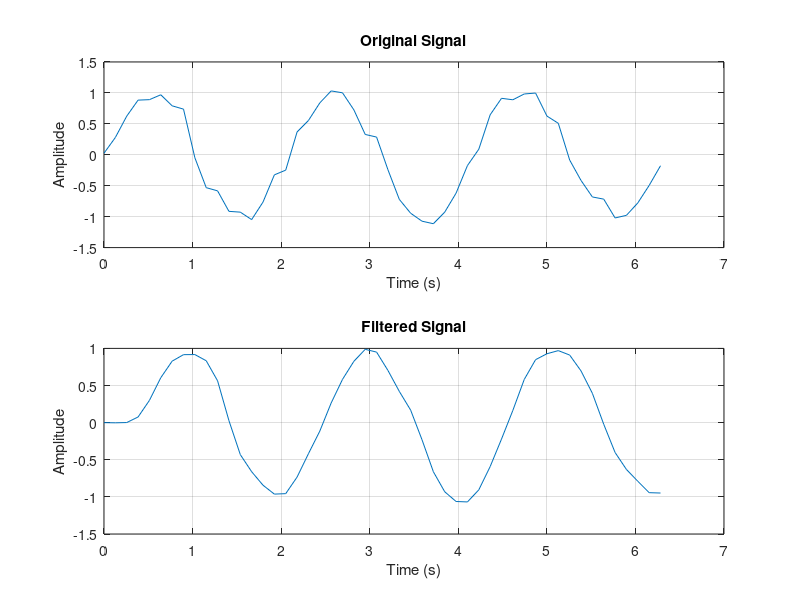

MATLAB code for this plot:
% 生成测试信号
t = linspace(0, 2*pi, 50); % 时间范围为[0, 2π]，共计算50个点
x = sin(3*t) + 0.1*randn(size(t)); % 添加高斯白噪声
 
% 设置滤波参数
fc = 4; % 截止频率为4Hz
fs = 1/min(diff(t)); % 取样频率
order = 6; % 滤波器阶数
 
% 创建低通滤波器
b = fir1(order, 0.5, 'low');
a = [1];
filtered_signal = filter(b, a, x);
 
% 显示原始信号与滤波后的结果
figure;
subplot(2,1,1);
plot(t, x);
title('Original Signal');
xlabel('Time (s)');
ylabel('Amplitude');
grid on;
 
subplot(2,1,2);
plot(t, filtered_signal);
title('Filtered Signal');
xlabel('Time (s)');
ylabel('Amplitude');
grid on;